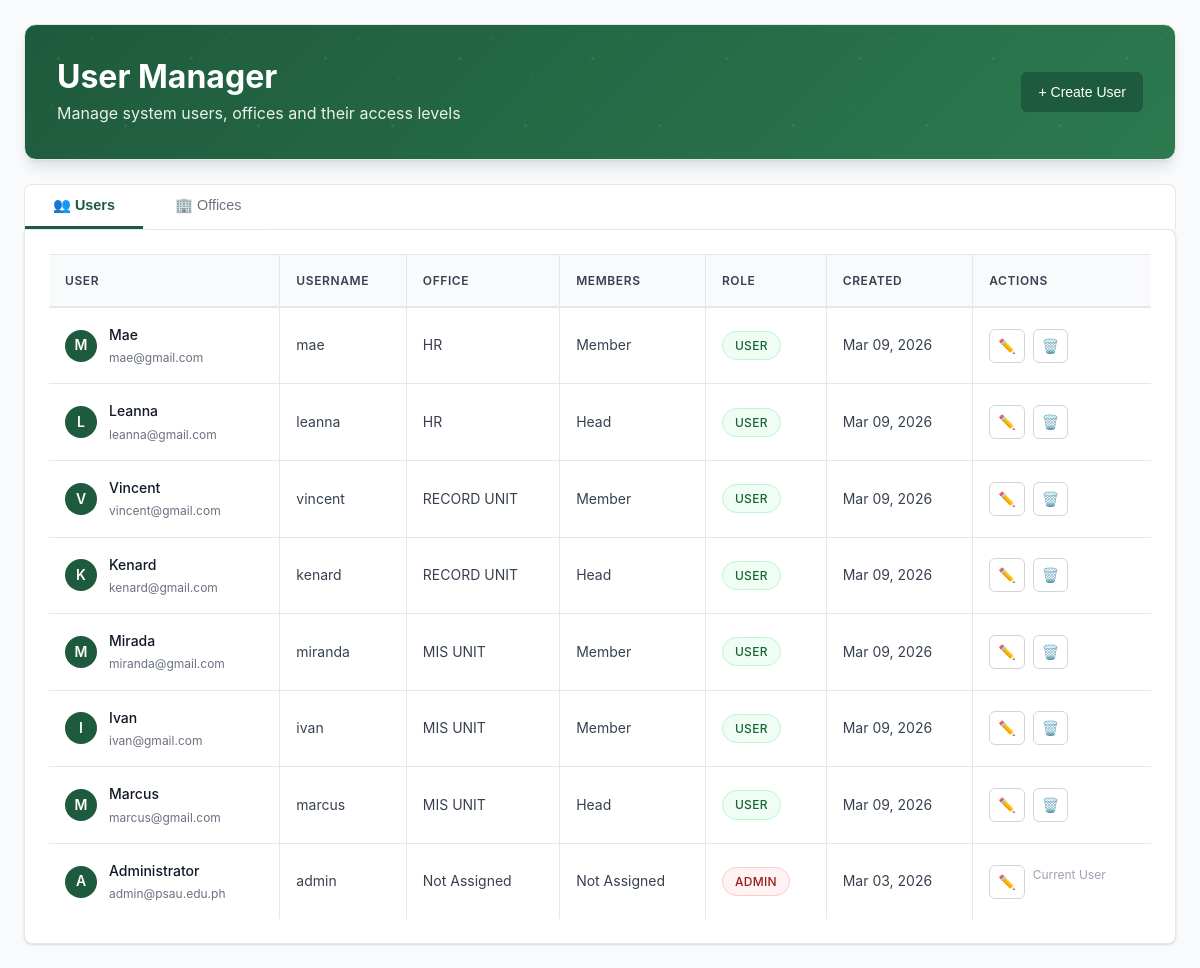
The page /Records/usermanager.php (signed in) on the database its author committed.
### tables this page shows
CREATE TABLE `users` (
  `id` int(11) NOT NULL,
  `username` varchar(50) NOT NULL,
  `password` varchar(255) NOT NULL,
  `full_name` varchar(100) NOT NULL,
  `email` varchar(100) NOT NULL,
  `department` varchar(100) DEFAULT NULL,
  `members` varchar(100) DEFAULT NULL,
  `created_at` timestamp NOT NULL DEFAULT current_timestamp(),
  `role` varchar(50) NOT NULL DEFAULT 'user'
);

### Records/usermanager.php (the view, shortened to what this page needs)
<?php
require_once 'connect.php';
$conn = new mysqli($servername, $username, $password, $dbname);
$current_user_id = $_SESSION['user_id'];
$conn->query("CREATE TABLE IF NOT EXISTS sub_offices (
    id INT AUTO_INCREMENT PRIMARY KEY,
    office_id INT NOT NULL,
    sub_name VARCHAR(255) NOT NULL,
    created_at TIMESTAMP DEFAULT CURRENT_TIMESTAMP,
    FOREIGN KEY (office_id) REFERENCES offices(id) ON DELETE CASCADE
)");
$users = $conn->query("SELECT id, username, full_name, email, department, members, role, created_at FROM users ORDER BY created_at DESC");
?>
<!DOCTYPE html>
<html lang="en">
<head>
    <link rel="stylesheet" href="assets/css/psau-style.css">
</head>
<body>
    <div class="page-container">
        <div class="page-header">
            <div class="header-content">
                <div>
                    <h1 class="page-title">User Manager</h1>
                    <p class="page-subtitle">Manage system users, offices and their access levels</p>
                </div>
                <div class="header-actions" id="headerActions">
                    <button class="btn btn-primary" id="btnCreateUser" onclick="showCreateModal()">+ Create User</button>
                </div>
            </div>
        </div>
        <div style="display:flex;gap:4px;margin-bottom:0;background:#fff;border-radius:8px 8px 0 0;border:1px solid var(--psau-gray-200);border-bottom:none;overflow:hidden;">
            <button id="tab-users" onclick="switchTab('users')" style="padding:12px 28px;border:none;border-bottom:3px solid var(--psau-primary);background:#fff;font-weight:600;color:var(--psau-primary);cursor:pointer;font-size:0.9rem;">👥 Users</button>
            <button id="tab-offices" onclick="switchTab('offices')" style="padding:12px 28px;border:none;border-bottom:3px solid transparent;background:#fff;font-weight:500;color:var(--psau-gray-500);cursor:pointer;font-size:0.9rem;">🏢 Offices</button>
        </div>
        <div class="main-content" style="border-radius:0 8px 8px 8px;">
            <div class="content-body">
                <div id="section-users">
                <?php if ($users->num_rows > 0): ?>
                    <div class="table-responsive">
                        <table class="users-table">
                            <thead>
                                <tr>
                                    <th>User</th>
                                    <th>Username</th>
                                    <th>Office</th>
                                    <th>Members</th>
                                    <th>Role</th>
                                    <th>Created</th>
                                    <th>Actions</th>
                                </tr>
                            </thead>
                            <tbody>
                                <?php while ($user = $users->fetch_assoc()): ?>
                                    <tr>
                                        <td>
                                            <div class="user-info">
                                                <div class="user-avatar">
                                                    <?php echo strtoupper(substr($user['full_name'], 0, 1)); ?>
                                                </div>
                                                <div class="user-details">
                                                    <div class="user-name"><?php echo htmlspecialchars($user['full_name']); ?></div>
                                                    <div class="user-email"><?php echo htmlspecialchars($user['email']); ?></div>
                                                </div>
                                            </div>
                                        </td>
                                        <td><?php echo htmlspecialchars($user['username']); ?></td>
                                        <td><?php echo htmlspecialchars($user['department'] ?? 'Not Assigned'); ?></td>
                                        <td><?php echo htmlspecialchars($user['members'] ?? 'Not Assigned'); ?></td>
                                        <td>
                                            <span class="role-badge role-<?php echo $user['role']; ?>">
                                                <?php echo ucfirst($user['role']); ?>
                                            </span>
                                        </td>
                                        <td><?php echo date('M d, Y', strtotime($user['created_at'])); ?></td>
                                        <td>
                                            <div class="action-buttons">
                                                <button class="btn-icon edit" onclick="editUser(<?php echo $user['id']; ?>)" title="Edit User">
                                                    ✏️
                                                </button>
                                                <?php if ($user['id'] != $current_user_id): ?>
                                                    <button class="btn-icon delete" onclick="confirmDelete(<?php echo $user['id']; ?>, '<?php echo htmlspecialchars($user['full_name']); ?>')" title="Delete User">
                                                        🗑️
                                                    </button>
                                                <?php else: ?>
                                                    <span style="color: var(--psau-gray-400); font-size: 0.75rem;">Current User</span>
                                                <?php endif; ?>
                                            </div>
                                        </td>
                                    </tr>
                                <?php endwhile; ?>
                            </tbody>
                        </table>
                    </div>
                <?php endif; ?>
                </div>
            </div>
        </div>
    </div>
</body>
</html>

### Records/assets/css/psau-style.css (style rules this page uses)
:root { --psau-primary: #1e5a3d; --psau-secondary: #2d7a4f; --psau-accent: #4a9d6a; --psau-light: #e8f5ee; --psau-lighter: #f0faf6; --psau-white: #ffffff; --psau-gray-50: #f9fafb; --psau-gray-100: #f3f4f6; --psau-gray-200: #e5e7eb; --psau-gray-300: #d1d5db; --psau-gray-400: #9ca3af; --psau-gray-500: #6b7280; --psau-gray-600: #4b5563; --psau-gray-700: #374151; --psau-gray-800: #1f2937; --psau-gray-900: #111827; --psau-success: #059669; --psau-warning: #d97706; --psau-error: #dc2626; --psau-info: #2563eb; --font-sans: -apple-system, BlinkMacSystemFont, 'Segoe UI', Roboto, 'Helvetica Neue', Arial, sans-serif; --font-mono: 'SF Mono', Monaco, Inconsolata, 'Roboto Mono', monospace; --space-1: 0.25rem; --space-2: 0.5rem; --space-3: 0.75rem; --space-4: 1rem; --space-5: 1.25rem; --space-6: 1.5rem; --space-8: 2rem; --space-10: 2.5rem; --space-12: 3rem; --space-16: 4rem; --radius: 0.375rem; --radius-md: 0.5rem; --radius-lg: 0.75rem; --radius-xl: 1rem; --radius-2xl: 1.5rem; --shadow-sm: 0 1px 2px 0 rgb(0 0 0 / 0.05); --shadow: 0 1px 3px 0 rgb(0 0 0 / 0.1), 0 1px 2px -1px rgb(0 0 0 / 0.1); --shadow-md: 0 4px 6px -1px rgb(0 0 0 / 0.1), 0 2px 4px -2px rgb(0 0 0 / 0.1); --shadow-lg: 0 10px 15px -3px rgb(0 0 0 / 0.1), 0 4px 6px -4px rgb(0 0 0 / 0.1); --shadow-xl: 0 20px 25px -5px rgb(0 0 0 / 0.1), 0 8px 10px -6px rgb(0 0 0 / 0.1); --transition-fast: 150ms ease-in-out; --transition: 200ms ease-in-out; --transition-slow: 300ms ease-in-out; }
* { box-sizing: border-box; margin: 0; padding: 0; }
html { font-size: 16px; line-height: 1.5; -webkit-text-size-adjust: 100%; -moz-text-size-adjust: 100%; text-size-adjust: 100%; }
body { font-family: var(--font-sans); font-size: 0.875rem; line-height: 1.6; color: var(--psau-gray-700); background-color: var(--psau-gray-50); -webkit-font-smoothing: antialiased; -moz-osx-font-smoothing: grayscale; }
h1, h2, h3, h4, h5, h6 { font-weight: 600; line-height: 1.25; color: var(--psau-gray-900); }
h1 { font-size: 2rem; }
p { margin-bottom: var(--space-4); }
.btn { display: inline-flex; align-items: center; justify-content: center; gap: var(--space-2); padding: var(--space-3) var(--space-4); font-size: 0.875rem; font-weight: 500; line-height: 1; border: 1px solid transparent; border-radius: var(--radius); cursor: pointer; text-decoration: none; transition: all var(--transition); white-space: nowrap; }
.btn-primary { background-color: var(--psau-primary); color: var(--psau-white); border-color: var(--psau-primary); }
.documents-table, .users-table { width: 100%; border-collapse: separate; border-spacing: 0; background-color: var(--psau-white); }
.table th, .table td, .documents-table th, .documents-table td, .users-table th, .users-table td { padding: var(--space-3) var(--space-4); text-align: left; border-bottom: 1px solid var(--psau-gray-200); border-right: 1px solid var(--psau-gray-200); }
.table th:last-child, .table td:last-child, .documents-table th:last-child, .documents-table td:last-child, .users-table th:last-child, .users-table td:last-child { border-right: none; }
.table th, .documents-table th, .users-table th { font-weight: 600; color: var(--psau-gray-900); background-color: var(--psau-gray-50); font-size: 0.75rem; text-transform: uppercase; letter-spacing: 0.05em; border-top: 1px solid var(--psau-gray-200); }
.table tbody tr:last-child td, .documents-table tbody tr:last-child td, .users-table tbody tr:last-child td { border-bottom: none; }

### rows shown on the page
users: full_name "M", full_name "Mae", email "mae@gmail.com", username "mae", department "HR", members "Member", role "USER", created_at "Mar 09, 2026"
users: full_name "L", full_name "Leanna", email "leanna@gmail.com", username "leanna", department "HR", members "Head", role "USER", created_at "Mar 09, 2026"
users: full_name "V", full_name "Vincent", email "vincent@gmail.com", username "vincent", department "RECORD UNIT", members "Member", role "USER", created_at "Mar 09, 2026"
users: full_name "K", full_name "Kenard", email "kenard@gmail.com", username "kenard", department "RECORD UNIT", members "Head", role "USER", created_at "Mar 09, 2026"
users: full_name "M", full_name "Mirada", email "miranda@gmail.com", username "miranda", department "MIS UNIT", members "Member", role "USER", created_at "Mar 09, 2026"
users: full_name "I", full_name "Ivan", email "ivan@gmail.com", username "ivan", department "MIS UNIT", members "Member", role "USER", created_at "Mar 09, 2026"
users: full_name "M", full_name "Marcus", email "marcus@gmail.com", username "marcus", department "MIS UNIT", members "Head", role "USER", created_at "Mar 09, 2026"
users: full_name "A", full_name "Administrator", email "admin@psau.edu.ph", username "admin", department "Not Assigned", members "Not Assigned", role "ADMIN", created_at "Mar 03, 2026", shows "Current User"
